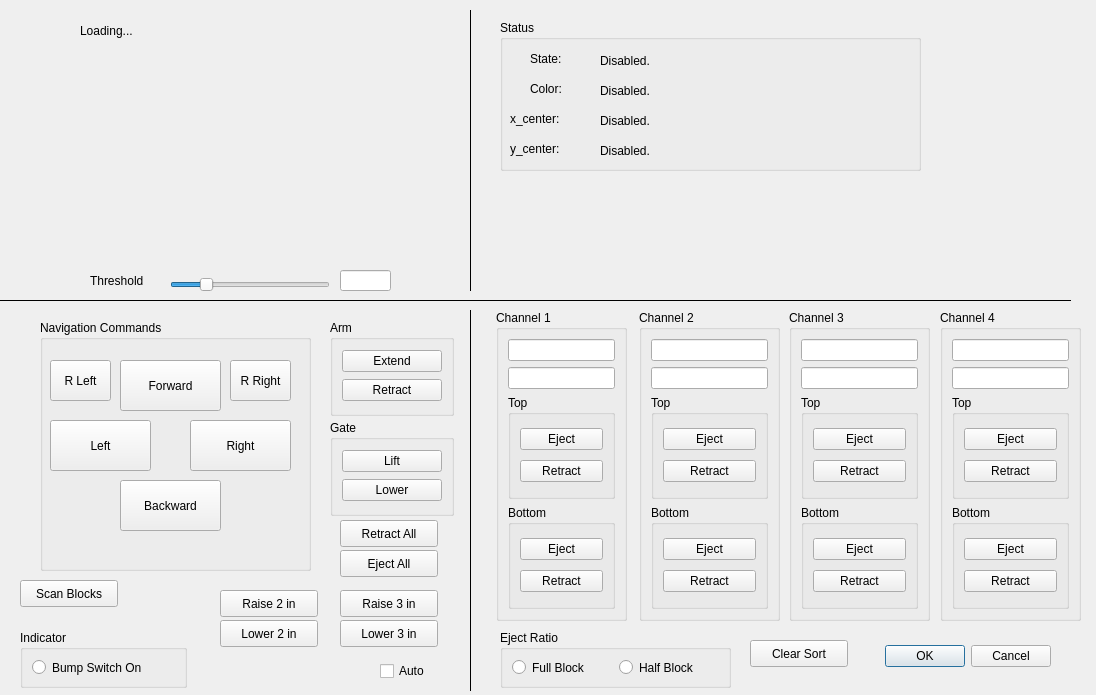
<?xml version="1.0" encoding="UTF-8"?>
<ui version="4.0">
 <class>Dialog</class>
 <widget class="QDialog" name="Dialog">
  <property name="geometry">
   <rect>
    <x>0</x>
    <y>0</y>
    <width>1096</width>
    <height>695</height>
   </rect>
  </property>
  <property name="windowTitle">
   <string>Dialog</string>
  </property>
  <widget class="QDialogButtonBox" name="buttonBox">
   <property name="geometry">
    <rect>
     <x>860</x>
     <y>640</y>
     <width>191</width>
     <height>32</height>
    </rect>
   </property>
   <property name="orientation">
    <enum>Qt::Horizontal</enum>
   </property>
   <property name="standardButtons">
    <set>QDialogButtonBox::Cancel|QDialogButtonBox::Ok</set>
   </property>
  </widget>
  <widget class="QGroupBox" name="groupBox_2">
   <property name="geometry">
    <rect>
     <x>496</x>
     <y>310</y>
     <width>131</width>
     <height>311</height>
    </rect>
   </property>
   <property name="title">
    <string>Channel 1</string>
   </property>
   <layout class="QVBoxLayout" name="verticalLayout_9">
    <item>
     <widget class="QLineEdit" name="lef1"/>
    </item>
    <item>
     <widget class="QLineEdit" name="leb1"/>
    </item>
    <item>
     <widget class="QGroupBox" name="groupBox_13">
      <property name="title">
       <string>Top</string>
      </property>
      <layout class="QVBoxLayout" name="verticalLayout_19">
       <item>
        <widget class="QPushButton" name="pbC1BE">
         <property name="text">
          <string>Eject</string>
         </property>
        </widget>
       </item>
       <item>
        <widget class="QPushButton" name="pbC1BR">
         <property name="text">
          <string>Retract</string>
         </property>
        </widget>
       </item>
      </layout>
     </widget>
    </item>
    <item>
     <widget class="QGroupBox" name="groupBox_14">
      <property name="title">
       <string>Bottom</string>
      </property>
      <layout class="QVBoxLayout" name="verticalLayout_20">
       <item>
        <widget class="QPushButton" name="pbC1TE">
         <property name="text">
          <string>Eject</string>
         </property>
        </widget>
       </item>
       <item>
        <widget class="QPushButton" name="pbC1TR">
         <property name="text">
          <string>Retract</string>
         </property>
        </widget>
       </item>
      </layout>
     </widget>
    </item>
   </layout>
  </widget>
  <widget class="QGroupBox" name="groupBox_4">
   <property name="geometry">
    <rect>
     <x>639</x>
     <y>310</y>
     <width>141</width>
     <height>311</height>
    </rect>
   </property>
   <property name="title">
    <string>Channel 2</string>
   </property>
   <layout class="QVBoxLayout" name="verticalLayout_10">
    <item>
     <widget class="QLineEdit" name="lef2"/>
    </item>
    <item>
     <widget class="QLineEdit" name="leb2"/>
    </item>
    <item>
     <widget class="QGroupBox" name="groupBox_15">
      <property name="title">
       <string>Top</string>
      </property>
      <layout class="QVBoxLayout" name="verticalLayout_21">
       <item>
        <widget class="QPushButton" name="pbC2BE">
         <property name="text">
          <string>Eject</string>
         </property>
        </widget>
       </item>
       <item>
        <widget class="QPushButton" name="pbC2BR">
         <property name="text">
          <string>Retract</string>
         </property>
        </widget>
       </item>
      </layout>
     </widget>
    </item>
    <item>
     <widget class="QGroupBox" name="groupBox_16">
      <property name="title">
       <string>Bottom</string>
      </property>
      <layout class="QVBoxLayout" name="verticalLayout_22">
       <item>
        <widget class="QPushButton" name="pbC2TE">
         <property name="text">
          <string>Eject</string>
         </property>
        </widget>
       </item>
       <item>
        <widget class="QPushButton" name="pbC2TR">
         <property name="text">
          <string>Retract</string>
         </property>
        </widget>
       </item>
      </layout>
     </widget>
    </item>
   </layout>
  </widget>
  <widget class="QGroupBox" name="groupBox_7">
   <property name="geometry">
    <rect>
     <x>940</x>
     <y>310</y>
     <width>141</width>
     <height>311</height>
    </rect>
   </property>
   <property name="title">
    <string>Channel 4</string>
   </property>
   <layout class="QVBoxLayout" name="verticalLayout_13">
    <item>
     <widget class="QLineEdit" name="lef4"/>
    </item>
    <item>
     <widget class="QLineEdit" name="leb4"/>
    </item>
    <item>
     <widget class="QGroupBox" name="groupBox_19">
      <property name="title">
       <string>Top</string>
      </property>
      <layout class="QVBoxLayout" name="verticalLayout_26">
       <item>
        <widget class="QPushButton" name="pbC4BE">
         <property name="text">
          <string>Eject</string>
         </property>
        </widget>
       </item>
       <item>
        <widget class="QPushButton" name="pbC4BR">
         <property name="text">
          <string>Retract</string>
         </property>
        </widget>
       </item>
      </layout>
     </widget>
    </item>
    <item>
     <widget class="QGroupBox" name="groupBox_20">
      <property name="title">
       <string>Bottom</string>
      </property>
      <layout class="QVBoxLayout" name="verticalLayout_25">
       <item>
        <widget class="QPushButton" name="pbC4TE">
         <property name="text">
          <string>Eject</string>
         </property>
        </widget>
       </item>
       <item>
        <widget class="QPushButton" name="pbC4TR">
         <property name="text">
          <string>Retract</string>
         </property>
        </widget>
       </item>
      </layout>
     </widget>
    </item>
   </layout>
  </widget>
  <widget class="QGroupBox" name="groupBox_10">
   <property name="geometry">
    <rect>
     <x>789</x>
     <y>310</y>
     <width>141</width>
     <height>311</height>
    </rect>
   </property>
   <property name="title">
    <string>Channel 3</string>
   </property>
   <layout class="QVBoxLayout" name="verticalLayout_16">
    <item>
     <widget class="QLineEdit" name="lef3"/>
    </item>
    <item>
     <widget class="QLineEdit" name="leb3"/>
    </item>
    <item>
     <widget class="QGroupBox" name="groupBox_17">
      <property name="title">
       <string>Top</string>
      </property>
      <layout class="QVBoxLayout" name="verticalLayout_23">
       <item>
        <widget class="QPushButton" name="pbC3BE">
         <property name="text">
          <string>Eject</string>
         </property>
        </widget>
       </item>
       <item>
        <widget class="QPushButton" name="pbC3BR">
         <property name="text">
          <string>Retract</string>
         </property>
        </widget>
       </item>
      </layout>
     </widget>
    </item>
    <item>
     <widget class="QGroupBox" name="groupBox_18">
      <property name="title">
       <string>Bottom</string>
      </property>
      <layout class="QVBoxLayout" name="verticalLayout_24">
       <item>
        <widget class="QPushButton" name="pbC3TE">
         <property name="text">
          <string>Eject</string>
         </property>
        </widget>
       </item>
       <item>
        <widget class="QPushButton" name="pbC3TR">
         <property name="text">
          <string>Retract</string>
         </property>
        </widget>
       </item>
      </layout>
     </widget>
    </item>
   </layout>
  </widget>
  <widget class="QGroupBox" name="groupBox_21">
   <property name="geometry">
    <rect>
     <x>500</x>
     <y>630</y>
     <width>231</width>
     <height>58</height>
    </rect>
   </property>
   <property name="title">
    <string>Eject Ratio</string>
   </property>
   <layout class="QHBoxLayout" name="horizontalLayout">
    <item>
     <widget class="QRadioButton" name="rbFullBlock">
      <property name="text">
       <string>Full Block</string>
      </property>
     </widget>
    </item>
    <item>
     <widget class="QRadioButton" name="rbHalfBlock">
      <property name="text">
       <string>Half Block</string>
      </property>
     </widget>
    </item>
   </layout>
  </widget>
  <widget class="QGroupBox" name="groupBox_22">
   <property name="geometry">
    <rect>
     <x>40</x>
     <y>320</y>
     <width>271</width>
     <height>251</height>
    </rect>
   </property>
   <property name="title">
    <string>Navigation Commands</string>
   </property>
   <widget class="QPushButton" name="pbLeft">
    <property name="geometry">
     <rect>
      <x>10</x>
      <y>100</y>
      <width>101</width>
      <height>51</height>
     </rect>
    </property>
    <property name="text">
     <string>Left</string>
    </property>
   </widget>
   <widget class="QPushButton" name="pbRLeft">
    <property name="geometry">
     <rect>
      <x>10</x>
      <y>40</y>
      <width>61</width>
      <height>41</height>
     </rect>
    </property>
    <property name="text">
     <string>R Left</string>
    </property>
   </widget>
   <widget class="QPushButton" name="pbBack">
    <property name="geometry">
     <rect>
      <x>80</x>
      <y>160</y>
      <width>101</width>
      <height>51</height>
     </rect>
    </property>
    <property name="text">
     <string>Backward</string>
    </property>
   </widget>
   <widget class="QPushButton" name="pbForward">
    <property name="geometry">
     <rect>
      <x>80</x>
      <y>40</y>
      <width>101</width>
      <height>51</height>
     </rect>
    </property>
    <property name="text">
     <string>Forward</string>
    </property>
   </widget>
   <widget class="QPushButton" name="pbRight">
    <property name="geometry">
     <rect>
      <x>150</x>
      <y>100</y>
      <width>101</width>
      <height>51</height>
     </rect>
    </property>
    <property name="text">
     <string>Right</string>
    </property>
   </widget>
   <widget class="QPushButton" name="pbRRight">
    <property name="geometry">
     <rect>
      <x>190</x>
      <y>40</y>
      <width>61</width>
      <height>41</height>
     </rect>
    </property>
    <property name="text">
     <string>R Right</string>
    </property>
   </widget>
  </widget>
  <widget class="QGroupBox" name="groupBox_23">
   <property name="geometry">
    <rect>
     <x>20</x>
     <y>630</y>
     <width>167</width>
     <height>58</height>
    </rect>
   </property>
   <property name="title">
    <string>Indicator</string>
   </property>
   <layout class="QVBoxLayout" name="verticalLayout_3">
    <item>
     <widget class="QRadioButton" name="rbBumpSwitch">
      <property name="text">
       <string>Bump Switch On</string>
      </property>
      <property name="checkable">
       <bool>false</bool>
      </property>
     </widget>
    </item>
   </layout>
  </widget>
  <widget class="QPushButton" name="pbRetractAll">
   <property name="geometry">
    <rect>
     <x>340</x>
     <y>520</y>
     <width>98</width>
     <height>27</height>
    </rect>
   </property>
   <property name="text">
    <string>Retract All</string>
   </property>
  </widget>
  <widget class="QGroupBox" name="groupBox_24">
   <property name="geometry">
    <rect>
     <x>330</x>
     <y>320</y>
     <width>124</width>
     <height>96</height>
    </rect>
   </property>
   <property name="title">
    <string>Arm</string>
   </property>
   <layout class="QVBoxLayout" name="verticalLayout_4">
    <item>
     <widget class="QPushButton" name="pbArmExtend">
      <property name="text">
       <string>Extend</string>
      </property>
     </widget>
    </item>
    <item>
     <widget class="QPushButton" name="pbArmRetract">
      <property name="text">
       <string>Retract</string>
      </property>
     </widget>
    </item>
   </layout>
  </widget>
  <widget class="QGroupBox" name="groupBox_25">
   <property name="geometry">
    <rect>
     <x>330</x>
     <y>420</y>
     <width>124</width>
     <height>96</height>
    </rect>
   </property>
   <property name="title">
    <string>Gate</string>
   </property>
   <layout class="QVBoxLayout" name="verticalLayout_5">
    <item>
     <widget class="QPushButton" name="pbGateLift">
      <property name="text">
       <string>Lift</string>
      </property>
     </widget>
    </item>
    <item>
     <widget class="QPushButton" name="pbGateLower">
      <property name="text">
       <string>Lower</string>
      </property>
     </widget>
    </item>
   </layout>
  </widget>
  <widget class="QLabel" name="lbVideo">
   <property name="geometry">
    <rect>
     <x>80</x>
     <y>20</y>
     <width>71</width>
     <height>21</height>
    </rect>
   </property>
   <property name="text">
    <string>Loading...</string>
   </property>
  </widget>
  <widget class="QSlider" name="hsThreshold">
   <property name="geometry">
    <rect>
     <x>170</x>
     <y>270</y>
     <width>160</width>
     <height>29</height>
    </rect>
   </property>
   <property name="value">
    <number>20</number>
   </property>
   <property name="orientation">
    <enum>Qt::Horizontal</enum>
   </property>
  </widget>
  <widget class="QLabel" name="label">
   <property name="geometry">
    <rect>
     <x>90</x>
     <y>270</y>
     <width>81</width>
     <height>21</height>
    </rect>
   </property>
   <property name="text">
    <string>Threshold</string>
   </property>
  </widget>
  <widget class="QLineEdit" name="lineEdit">
   <property name="geometry">
    <rect>
     <x>340</x>
     <y>270</y>
     <width>51</width>
     <height>21</height>
    </rect>
   </property>
  </widget>
  <widget class="Line" name="line_6">
   <property name="geometry">
    <rect>
     <x>0</x>
     <y>290</y>
     <width>1071</width>
     <height>20</height>
    </rect>
   </property>
   <property name="frameShadow">
    <enum>QFrame::Plain</enum>
   </property>
   <property name="orientation">
    <enum>Qt::Horizontal</enum>
   </property>
  </widget>
  <widget class="Line" name="line">
   <property name="geometry">
    <rect>
     <x>460</x>
     <y>10</y>
     <width>20</width>
     <height>281</height>
    </rect>
   </property>
   <property name="font">
    <font>
     <weight>50</weight>
     <bold>false</bold>
    </font>
   </property>
   <property name="frameShadow">
    <enum>QFrame::Plain</enum>
   </property>
   <property name="lineWidth">
    <number>1</number>
   </property>
   <property name="orientation">
    <enum>Qt::Vertical</enum>
   </property>
  </widget>
  <widget class="Line" name="line_2">
   <property name="geometry">
    <rect>
     <x>460</x>
     <y>310</y>
     <width>20</width>
     <height>381</height>
    </rect>
   </property>
   <property name="font">
    <font>
     <weight>50</weight>
     <bold>false</bold>
    </font>
   </property>
   <property name="frameShadow">
    <enum>QFrame::Plain</enum>
   </property>
   <property name="lineWidth">
    <number>1</number>
   </property>
   <property name="orientation">
    <enum>Qt::Vertical</enum>
   </property>
  </widget>
  <widget class="QCheckBox" name="cbAuto">
   <property name="geometry">
    <rect>
     <x>380</x>
     <y>660</y>
     <width>89</width>
     <height>22</height>
    </rect>
   </property>
   <property name="text">
    <string>Auto</string>
   </property>
  </widget>
  <widget class="QGroupBox" name="groupBox_27">
   <property name="geometry">
    <rect>
     <x>500</x>
     <y>20</y>
     <width>421</width>
     <height>151</height>
    </rect>
   </property>
   <property name="title">
    <string>Status</string>
   </property>
   <widget class="QLabel" name="lbAuto">
    <property name="geometry">
     <rect>
      <x>100</x>
      <y>20</y>
      <width>201</width>
      <height>41</height>
     </rect>
    </property>
    <property name="text">
     <string>Disabled.</string>
    </property>
   </widget>
   <widget class="QLabel" name="lbAuto_2">
    <property name="geometry">
     <rect>
      <x>100</x>
      <y>50</y>
      <width>291</width>
      <height>41</height>
     </rect>
    </property>
    <property name="text">
     <string>Disabled.</string>
    </property>
   </widget>
   <widget class="QLabel" name="label_3">
    <property name="geometry">
     <rect>
      <x>30</x>
      <y>30</y>
      <width>41</width>
      <height>17</height>
     </rect>
    </property>
    <property name="text">
     <string>State:</string>
    </property>
    <property name="textFormat">
     <enum>Qt::PlainText</enum>
    </property>
   </widget>
   <widget class="QLabel" name="label_4">
    <property name="geometry">
     <rect>
      <x>30</x>
      <y>60</y>
      <width>41</width>
      <height>17</height>
     </rect>
    </property>
    <property name="text">
     <string>Color:</string>
    </property>
    <property name="textFormat">
     <enum>Qt::PlainText</enum>
    </property>
   </widget>
   <widget class="QLabel" name="label_5">
    <property name="geometry">
     <rect>
      <x>10</x>
      <y>90</y>
      <width>61</width>
      <height>17</height>
     </rect>
    </property>
    <property name="text">
     <string>x_center:</string>
    </property>
    <property name="textFormat">
     <enum>Qt::PlainText</enum>
    </property>
   </widget>
   <widget class="QLabel" name="label_6">
    <property name="geometry">
     <rect>
      <x>10</x>
      <y>120</y>
      <width>66</width>
      <height>17</height>
     </rect>
    </property>
    <property name="text">
     <string>y_center:</string>
    </property>
    <property name="textFormat">
     <enum>Qt::PlainText</enum>
    </property>
   </widget>
   <widget class="QLabel" name="lbAuto_3">
    <property name="geometry">
     <rect>
      <x>100</x>
      <y>80</y>
      <width>291</width>
      <height>41</height>
     </rect>
    </property>
    <property name="text">
     <string>Disabled.</string>
    </property>
   </widget>
   <widget class="QLabel" name="lbAuto_4">
    <property name="geometry">
     <rect>
      <x>100</x>
      <y>110</y>
      <width>291</width>
      <height>41</height>
     </rect>
    </property>
    <property name="text">
     <string>Disabled.</string>
    </property>
   </widget>
  </widget>
  <widget class="QPushButton" name="pbClearCommand">
   <property name="geometry">
    <rect>
     <x>750</x>
     <y>640</y>
     <width>98</width>
     <height>27</height>
    </rect>
   </property>
   <property name="text">
    <string>Clear Sort</string>
   </property>
  </widget>
  <widget class="QPushButton" name="pbEjectAll">
   <property name="geometry">
    <rect>
     <x>340</x>
     <y>550</y>
     <width>98</width>
     <height>27</height>
    </rect>
   </property>
   <property name="text">
    <string>Eject All</string>
   </property>
  </widget>
  <widget class="QPushButton" name="pbRaise3in">
   <property name="geometry">
    <rect>
     <x>340</x>
     <y>590</y>
     <width>98</width>
     <height>27</height>
    </rect>
   </property>
   <property name="text">
    <string>Raise 3 in</string>
   </property>
  </widget>
  <widget class="QPushButton" name="pbRaise2in">
   <property name="geometry">
    <rect>
     <x>220</x>
     <y>590</y>
     <width>98</width>
     <height>27</height>
    </rect>
   </property>
   <property name="text">
    <string>Raise 2 in</string>
   </property>
  </widget>
  <widget class="QPushButton" name="pbScan">
   <property name="geometry">
    <rect>
     <x>20</x>
     <y>580</y>
     <width>98</width>
     <height>27</height>
    </rect>
   </property>
   <property name="text">
    <string>Scan Blocks</string>
   </property>
  </widget>
  <widget class="QPushButton" name="pbLower2in">
   <property name="geometry">
    <rect>
     <x>220</x>
     <y>620</y>
     <width>98</width>
     <height>27</height>
    </rect>
   </property>
   <property name="text">
    <string>Lower 2 in</string>
   </property>
  </widget>
  <widget class="QPushButton" name="pbLower3in">
   <property name="geometry">
    <rect>
     <x>340</x>
     <y>620</y>
     <width>98</width>
     <height>27</height>
    </rect>
   </property>
   <property name="text">
    <string>Lower 3 in</string>
   </property>
  </widget>
 </widget>
 <resources/>
 <connections>
  <connection>
   <sender>buttonBox</sender>
   <signal>accepted()</signal>
   <receiver>Dialog</receiver>
   <slot>accept()</slot>
   <hints>
    <hint type="sourcelabel">
     <x>248</x>
     <y>254</y>
    </hint>
    <hint type="destinationlabel">
     <x>157</x>
     <y>274</y>
    </hint>
   </hints>
  </connection>
  <connection>
   <sender>buttonBox</sender>
   <signal>rejected()</signal>
   <receiver>Dialog</receiver>
   <slot>reject()</slot>
   <hints>
    <hint type="sourcelabel">
     <x>316</x>
     <y>260</y>
    </hint>
    <hint type="destinationlabel">
     <x>286</x>
     <y>274</y>
    </hint>
   </hints>
  </connection>
 </connections>
 <designerdata>
  <property name="gridDeltaX">
   <number>10</number>
  </property>
  <property name="gridDeltaY">
   <number>10</number>
  </property>
  <property name="gridSnapX">
   <bool>true</bool>
  </property>
  <property name="gridSnapY">
   <bool>true</bool>
  </property>
  <property name="gridVisible">
   <bool>true</bool>
  </property>
 </designerdata>
</ui>
